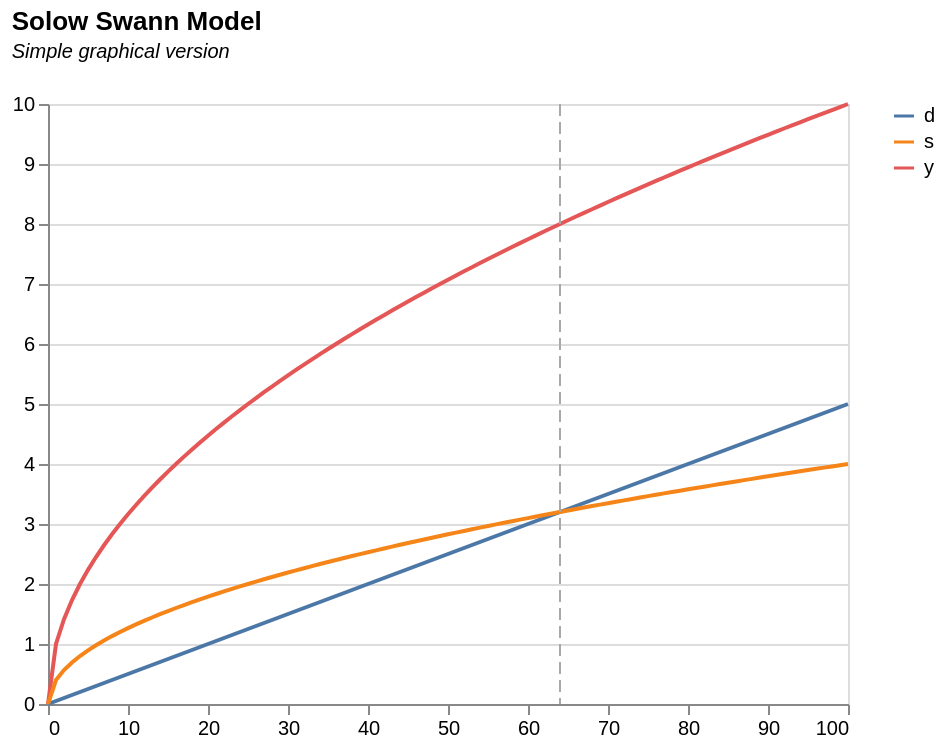

Express this chart as Vega-Lite.
### Vega-Lite specification from a JSON file in a GitHub repository (floating-point values rounded to 4 significant figures)
{"$schema": "https://vega.github.io/schema/vega-lite/v5.json", "title": {"text": "Solow Swann Model", "subtitle": ["Simple graphical version", ""], "subtitleFontStyle": "italic", "subtitleFontSize": 10, "anchor": "start", "color": "black"}, "data": {"values": [{"k": "0", "y": "0", "s": "0", "s1": "0", "s2": "0", "s3": "0", "d": "0", "a": "0", "y2_a": "0", "y2_b": "0", "y2": "0", "a2": "0"}, {"k": "1", "y": "1", "s": "0.4", "s1": "0.2", "s2": "0.3", "s3": "0.9", "d": "0.05", "a": "0.35", "y2_a": "1", "y2_b": "0", "y2": "1", "a2": "0.25"}, {"k": "2", "y": "1.414213562", "s": "0.565685425", "s1": "0.4", "s2": "0.424264069", "s3": "1.8", "d": "0.1", "a": "0.465685425", "y2_a": "1.414213562", "y2_b": "0", "y2": "1.414213562", "a2": "0.324264069"}, {"k": "3", "y": "1.732050808", "s": "0.692820323", "s1": "0.6", "s2": "0.519615242", "s3": "2.7", "d": "0.15", "a": "0.542820323", "y2_a": "1.732050808", "y2_b": "0", "y2": "1.732050808", "a2": "0.369615242"}, {"k": "4", "y": "2", "s": "0.8", "s1": "0.8", "s2": "0.6", "s3": "3.6", "d": "0.2", "a": "0.6", "y2_a": "2", "y2_b": "0", "y2": "2", "a2": "0.4"}, {"k": "5", "y": "2.236067977", "s": "0.894427191", "s1": "1", "s2": "0.670820393", "s3": "4.5", "d": "0.25", "a": "0.644427191", "y2_a": "2.236067977", "y2_b": "0", "y2": "2.236067977", "a2": "0.420820393"}, {"k": "6", "y": "2.449489743", "s": "0.979795897", "s1": "1.2", "s2": "0.734846923", "s3": "5.4", "d": "0.3", "a": "0.679795897", "y2_a": "2.449489743", "y2_b": "0", "y2": "2.449489743", "a2": "0.434846923"}, {"k": "7", "y": "2.645751311", "s": "1.058300524", "s1": "1.4", "s2": "0.793725393", "s3": "6.3", "d": "0.35", "a": "0.708300524", "y2_a": "2.645751311", "y2_b": "0", "y2": "2.645751311", "a2": "0.443725393"}, {"k": "8", "y": "2.828427125", "s": "1.13137085", "s1": "1.6", "s2": "0.848528137", "s3": "7.2", "d": "0.4", "a": "0.73137085", "y2_a": "2.828427125", "y2_b": "0", "y2": "2.828427125", "a2": "0.448528137"}, {"k": "9", "y": "3", "s": "1.2", "s1": "1.8", "s2": "0.9", "s3": "8.1", "d": "0.45", "a": "0.75", "y2_a": "3", "y2_b": "0", "y2": "3", "a2": "0.45"}, {"k": "10", "y": "3.16227766", "s": "1.264911064", "s1": "2", "s2": "0.948683298", "s3": "9", "d": "0.5", "a": "0.764911064", "y2_a": "3.16227766", "y2_b": "0", "y2": "3.16227766", "a2": "0.448683298"}, {"k": "11", "y": "3.31662479", "s": "1.326649916", "s1": "2.2", "s2": "0.994987437", "s3": "9.9", "d": "0.55", "a": "0.776649916", "y2_a": "3.31662479", "y2_b": "0", "y2": "3.31662479", "a2": "0.444987437"}, {"k": "12", "y": "3.464101615", "s": "1.385640646", "s1": "2.4", "s2": "1.039230485", "s3": "10.8", "d": "0.6", "a": "0.785640646", "y2_a": "3.464101615", "y2_b": "0", "y2": "3.464101615", "a2": "0.439230485"}, {"k": "13", "y": "3.605551275", "s": "1.44222051", "s1": "2.6", "s2": "1.081665383", "s3": "11.7", "d": "0.65", "a": "0.79222051", "y2_a": "3.605551275", "y2_b": "0", "y2": "3.605551275", "a2": "0.431665383"}, {"k": "14", "y": "3.741657387", "s": "1.496662955", "s1": "2.8", "s2": "1.122497216", "s3": "12.6", "d": "0.7", "a": "0.796662955", "y2_a": "3.741657387", "y2_b": "0", "y2": "3.741657387", "a2": "0.422497216"}, {"k": "15", "y": "3.872983346", "s": "1.549193338", "s1": "3", "s2": "1.161895004", "s3": "13.5", "d": "0.75", "a": "0.799193338", "y2_a": "3.872983346", "y2_b": "0", "y2": "3.872983346", "a2": "0.411895004"}, {"k": "16", "y": "4", "s": "1.6", "s1": "3.2", "s2": "1.2", "s3": "14.4", "d": "0.8", "a": "0.8", "y2_a": "4", "y2_b": "0", "y2": "4", "a2": "0.4"}, {"k": "17", "y": "4.123105626", "s": "1.64924225", "s1": "3.4", "s2": "1.236931688", "s3": "15.3", "d": "0.85", "a": "0.79924225", "y2_a": "4.123105626", "y2_b": "0", "y2": "4.123105626", "a2": "0.386931688"}, {"k": "18", "y": "4.242640687", "s": "1.697056275", "s1": "3.6", "s2": "1.272792206", "s3": "16.2", "d": "0.9", "a": "0.797056275", "y2_a": "4.242640687", "y2_b": "0", "y2": "4.242640687", "a2": "0.372792206"}, {"k": "19", "y": "4.358898944", "s": "1.743559577", "s1": "3.8", "s2": "1.307669683", "s3": "17.1", "d": "0.95", "a": "0.793559577", "y2_a": "4.358898944", "y2_b": "0", "y2": "4.358898944", "a2": "0.357669683"}, {"k": "20", "y": "4.472135955", "s": "1.788854382", "s1": "4", "s2": "1.341640786", "s3": "18", "d": "1", "a": "0.788854382", "y2_a": "4.472135955", "y2_b": "0", "y2": "4.472135955", "a2": "0.341640786"}, {"k": "21", "y": "4.582575695", "s": "1.833030278", "s1": "4.2", "s2": "1.374772708", "s3": "18.9", "d": "1.05", "a": "0.783030278", "y2_a": "4.582575695", "y2_b": "0", "y2": "4.582575695", "a2": "0.324772708"}, {"k": "22", "y": "4.69041576", "s": "1.876166304", "s1": "4.4", "s2": "1.407124728", "s3": "19.8", "d": "1.1", "a": "0.776166304", "y2_a": "4.69041576", "y2_b": "0", "y2": "4.69041576", "a2": "0.307124728"}, {"k": "23", "y": "4.795831523", "s": "1.918332609", "s1": "4.6", "s2": "1.438749457", "s3": "20.7", "d": "1.15", "a": "0.768332609", "y2_a": "4.795831523", "y2_b": "0", "y2": "4.795831523", "a2": "0.288749457"}, {"k": "24", "y": "4.898979486", "s": "1.959591794", "s1": "4.8", "s2": "1.469693846", "s3": "21.6", "d": "1.2", "a": "0.759591794", "y2_a": "4.898979486", "y2_b": "0", "y2": "4.898979486", "a2": "0.269693846"}, {"k": "25", "y": "5", "s": "2", "s1": "5", "s2": "1.5", "s3": "22.5", "d": "1.25", "a": "0.75", "y2_a": "5", "y2_b": "0", "y2": "5", "a2": "0.25"}, {"k": "26", "y": "5.099019514", "s": "2.039607805", "s1": "5.2", "s2": "1.529705854", "s3": "23.4", "d": "1.3", "a": "0.739607805", "y2_a": "5.099019514", "y2_b": "0", "y2": "5.099019514", "a2": "0.229705854"}, {"k": "27", "y": "5.196152423", "s": "2.078460969", "s1": "5.4", "s2": "1.558845727", "s3": "24.3", "d": "1.35", "a": "0.728460969", "y2_a": "5.196152423", "y2_b": "0", "y2": "5.196152423", "a2": "0.208845727"}, {"k": "28", "y": "5.291502622", "s": "2.116601049", "s1": "5.6", "s2": "1.587450787", "s3": "25.2", "d": "1.4", "a": "0.716601049", "y2_a": "5.291502622", "y2_b": "0", "y2": "5.291502622", "a2": "0.187450787"}, {"k": "29", "y": "5.385164807", "s": "2.154065923", "s1": "5.8", "s2": "1.615549442", "s3": "26.1", "d": "1.45", "a": "0.704065923", "y2_a": "5.385164807", "y2_b": "0", "y2": "5.385164807", "a2": "0.165549442"}, {"k": "30", "y": "5.477225575", "s": "2.19089023", "s1": "6", "s2": "1.643167673", "s3": "27", "d": "1.5", "a": "0.69089023", "y2_a": "5.477225575", "y2_b": "0", "y2": "5.477225575", "a2": "0.143167673"}, {"k": "31", "y": "5.567764363", "s": "2.227105745", "s1": "6.2", "s2": "1.670329309", "s3": "27.9", "d": "1.55", "a": "0.677105745", "y2_a": "5.567764363", "y2_b": "0", "y2": "5.567764363", "a2": "0.120329309"}, {"k": "32", "y": "5.656854249", "s": "2.2627417", "s1": "6.4", "s2": "1.697056275", "s3": "28.8", "d": "1.6", "a": "0.6627417", "y2_a": "5.656854249", "y2_b": "0", "y2": "5.656854249", "a2": "0.097056275"}, {"k": "33", "y": "5.744562647", "s": "2.297825059", "s1": "6.6", "s2": "1.723368794", "s3": "29.7", "d": "1.65", "a": "0.647825059", "y2_a": "5.744562647", "y2_b": "0", "y2": "5.744562647", "a2": "0.073368794"}, {"k": "34", "y": "5.830951895", "s": "2.332380758", "s1": "6.8", "s2": "1.749285568", "s3": "30.6", "d": "1.7", "a": "0.632380758", "y2_a": "5.830951895", "y2_b": "0", "y2": "5.830951895", "a2": "0.049285568"}, {"k": "35", "y": "5.916079783", "s": "2.366431913", "s1": "7", "s2": "1.774823935", "s3": "31.5", "d": "1.75", "a": "0.616431913", "y2_a": "5.916079783", "y2_b": "0", "y2": "5.916079783", "a2": "0.024823935"}, {"k": "36", "y": "6", "s": "2.4", "s1": "7.2", "s2": "1.8", "s3": "32.4", "d": "1.8", "a": "0.6", "y2_a": "6", "y2_b": "0", "y2": "6", "a2": "0"}, {"k": "37", "y": "6.08276253", "s": "2.433105012", "s1": "7.4", "s2": "1.824828759", "s3": "33.3", "d": "1.85", "a": "0.583105012", "y2_a": "6.08276253", "y2_b": "0", "y2": "6.08276253", "a2": "-0.025171241"}, {"k": "38", "y": "6.164414003", "s": "2.465765601", "s1": "7.6", "s2": "1.849324201", "s3": "34.2", "d": "1.9", "a": "0.565765601", "y2_a": "6.164414003", "y2_b": "0", "y2": "6.164414003", "a2": "-0.050675799"}, {"k": "39", "y": "6.244997998", "s": "2.497999199", "s1": "7.8", "s2": "1.8734994", "s3": "35.1", "d": "1.95", "a": "0.547999199", "y2_a": "6.244997998", "y2_b": "0", "y2": "6.244997998", "a2": "-0.0765006"}, {"k": "40", "y": "6.32455532", "s": "2.529822128", "s1": "8", "s2": "1.897366596", "s3": "36", "d": "2", "a": "0.529822128", "y2_a": "6.32455532", "y2_b": "0", "y2": "6.32455532", "a2": "-0.102633404"}, {"k": "41", "y": "6.403124237", "s": "2.561249695", "s1": "8.2", "s2": "1.920937271", "s3": "36.9", "d": "2.05", "a": "0.511249695", "y2_a": "6.403124237", "y2_b": "0", "y2": "6.403124237", "a2": "-0.129062729"}, {"k": "42", "y": "6.480740698", "s": "2.592296279", "s1": "8.4", "s2": "1.94422221", "s3": "37.8", "d": "2.1", "a": "0.492296279", "y2_a": "6.480740698", "y2_b": "0", "y2": "6.480740698", "a2": "-0.15577779"}, {"k": "43", "y": "6.557438524", "s": "2.62297541", "s1": "8.6", "s2": "1.967231557", "s3": "38.7", "d": "2.15", "a": "0.47297541", "y2_a": "6.557438524", "y2_b": "0", "y2": "6.557438524", "a2": "-0.182768443"}, {"k": "44", "y": "6.633249581", "s": "2.653299832", "s1": "8.8", "s2": "1.989974874", "s3": "39.6", "d": "2.2", "a": "0.453299832", "y2_a": "6.633249581", "y2_b": "0", "y2": "6.633249581", "a2": "-0.210025126"}, {"k": "45", "y": "6.708203932", "s": "2.683281573", "s1": "9", "s2": "2.01246118", "s3": "40.5", "d": "2.25", "a": "0.433281573", "y2_a": "6.708203932", "y2_b": "0", "y2": "6.708203932", "a2": "-0.23753882"}, {"k": "46", "y": "6.782329983", "s": "2.712931993", "s1": "9.2", "s2": "2.034698995", "s3": "41.4", "d": "2.3", "a": "0.412931993", "y2_a": "6.782329983", "y2_b": "0", "y2": "6.782329983", "a2": "-0.265301005"}, {"k": "47", "y": "6.8556546", "s": "2.74226184", "s1": "9.4", "s2": "2.05669638", "s3": "42.3", "d": "2.35", "a": "0.39226184", "y2_a": "6.8556546", "y2_b": "0", "y2": "6.8556546", "a2": "-0.29330362"}, {"k": "48", "y": "6.92820323", "s": "2.771281292", "s1": "9.6", "s2": "2.078460969", "s3": "43.2", "d": "2.4", "a": "0.371281292", "y2_a": "6.92820323", "y2_b": "0", "y2": "6.92820323", "a2": "-0.321539031"}, {"k": "49", "y": "7", "s": "2.8", "s1": "9.8", "s2": "2.1", "s3": "44.1", "d": "2.45", "a": "0.35", "y2_a": "7", "y2_b": "0", "y2": "7", "a2": "-0.35"}, {"k": "50", "y": "7.071067812", "s": "2.828427125", "s1": "10", "s2": "2.121320344", "s3": "45", "d": "2.5", "a": "0.328427125", "y2_a": "7.071067812", "y2_b": "0", "y2": "7.071067812", "a2": "-0.378679656"}, {"k": "51", "y": "7.141428429", "s": "2.856571371", "s1": "10.2", "s2": "2.142428529", "s3": "45.9", "d": "2.55", "a": "0.306571371", "y2_a": "7.141428429", "y2_b": "1", "y2": "7.141428429", "a2": "-0.407571471"}, {"k": "52", "y": "7.211102551", "s": "2.88444102", "s1": "10.4", "s2": "2.163330765", "s3": "46.8", "d": "2.6", "a": "0.28444102", "y2_a": "7.211102551", "y2_b": "1.741101127", "y2": "7.211102551", "a2": "-0.436669235"}, {"k": "53", "y": "7.280109889", "s": "2.912043956", "s1": "10.6", "s2": "2.184032967", "s3": "47.7", "d": "2.65", "a": "0.262043956", "y2_a": "7.280109889", "y2_b": "2.408224685", "y2": "7.280109889", "a2": "-0.465967033"}, {"k": "54", "y": "7.348469228", "s": "2.939387691", "s1": "10.8", "s2": "2.204540769", "s3": "48.6", "d": "2.7", "a": "0.239387691", "y2_a": "7.348469228", "y2_b": "3.031433133", "y2": "7.348469228", "a2": "-0.495459231"}, {"k": "55", "y": "7.416198487", "s": "2.966479395", "s1": "11", "s2": "2.224859546", "s3": "49.5", "d": "2.75", "a": "0.216479395", "y2_a": "7.416198487", "y2_b": "3.623898318", "y2": "7.416198487", "a2": "-0.525140454"}, {"k": "56", "y": "7.483314774", "s": "2.993325909", "s1": "11.2", "s2": "2.244994432", "s3": "50.4", "d": "2.8", "a": "0.193325909", "y2_a": "7.483314774", "y2_b": "4.192962713", "y2": "7.483314774", "a2": "-0.555005568"}, {"k": "57", "y": "7.549834435", "s": "3.019933774", "s1": "11.4", "s2": "2.264950331", "s3": "51.3", "d": "2.85", "a": "0.169933774", "y2_a": "7.549834435", "y2_b": "4.743276394", "y2": "7.549834435", "a2": "-0.585049669"}, {"k": "58", "y": "7.615773106", "s": "3.046309242", "s1": "11.6", "s2": "2.284731932", "s3": "52.2", "d": "2.9", "a": "0.146309242", "y2_a": "7.615773106", "y2_b": "5.278031643", "y2": "7.615773106", "a2": "-0.615268068"}, {"k": "59", "y": "7.681145748", "s": "3.072458299", "s1": "11.8", "s2": "2.304343724", "s3": "53.1", "d": "2.95", "a": "0.122458299", "y2_a": "7.681145748", "y2_b": "5.799546135", "y2": "7.681145748", "a2": "-0.645656276"}, {"k": "60", "y": "7.745966692", "s": "3.098386677", "s1": "12", "s2": "2.323790008", "s3": "54", "d": "3", "a": "0.098386677", "y2_a": "7.745966692", "y2_b": "6.309573445", "y2": "7.745966692", "a2": "-0.676209992"}, {"k": "61", "y": "7.810249676", "s": "3.12409987", "s1": "12.2", "s2": "2.343074903", "s3": "54.9", "d": "3.05", "a": "0.07409987", "y2_a": "7.810249676", "y2_b": "6.809483128", "y2": "7.810249676", "a2": "-0.706925097"}, {"k": "62", "y": "7.874007874", "s": "3.14960315", "s1": "12.4", "s2": "2.362202362", "s3": "55.8", "d": "3.1", "a": "0.04960315", "y2_a": "7.874007874", "y2_b": "7.300372103", "y2": "7.874007874", "a2": "-0.737797638"}, {"k": "63", "y": "7.937253933", "s": "3.174901573", "s1": "12.6", "s2": "2.38117618", "s3": "56.7", "d": "3.15", "a": "0.024901573", "y2_a": "7.937253933", "y2_b": "7.783137122", "y2": "7.937253933", "a2": "-0.76882382"}, {"k": "64", "y": "8", "s": "3.2", "s1": "12.8", "s2": "2.477557162", "s3": "57.6", "d": "3.2", "a": "0", "y2_a": "8", "y2_b": "8.258523873", "y2": "8.258523873", "a2": "-0.722442838"}, {"k": "65", "y": "8.062257748", "s": "3.224903099", "s1": "13", "s2": "2.618148416", "s3": "58.5", "d": "3.25", "a": "-0.025096901", "y2_a": "8.062257748", "y2_b": "8.727161387", "y2": "8.727161387", "a2": "-0.631851584"}, {"k": "66", "y": "8.124038405", "s": "3.249615362", "s1": "13.2", "s2": "2.756876052", "s3": "59.4", "d": "3.3", "a": "-0.050384638", "y2_a": "8.124038405", "y2_b": "9.18958684", "y2": "9.18958684", "a2": "-0.543123948"}, {"k": "67", "y": "8.185352772", "s": "3.274141109", "s1": "13.4", "s2": "2.893879157", "s3": "60.3", "d": "3.35", "a": "-0.075858891", "y2_a": "8.185352772", "y2_b": "9.646263856", "y2": "9.646263856", "a2": "-0.456120843"}, {"k": "68", "y": "8.246211251", "s": "3.2984845", "s1": "13.6", "s2": "3.029278893", "s3": "61.2", "d": "3.4", "a": "-0.1015155", "y2_a": "8.246211251", "y2_b": "10.09759631", "y2": "10.09759631", "a2": "-0.370721107"}, {"k": "69", "y": "8.306623863", "s": "3.322649545", "s1": "13.8", "s2": "3.163181671", "s3": "62.1", "d": "3.45", "a": "-0.127350455", "y2_a": "8.306623863", "y2_b": "10.5439389", "y2": "10.5439389", "a2": "-0.286818329"}, {"k": "70", "y": "8.366600265", "s": "3.346640106", "s1": "14", "s2": "3.29568163", "s3": "63", "d": "3.5", "a": "-0.153359894", "y2_a": "8.366600265", "y2_b": "10.98560543", "y2": "10.98560543", "a2": "-0.20431837"}, {"k": "71", "y": "8.426149773", "s": "3.370459909", "s1": "14.2", "s2": "3.42686259", "s3": "63.9", "d": "3.55", "a": "-0.179540091", "y2_a": "8.426149773", "y2_b": "11.4228753", "y2": "11.4228753", "a2": "-0.12313741"}, {"k": "72", "y": "8.485281374", "s": "3.39411255", "s1": "14.4", "s2": "3.556799623", "s3": "64.8", "d": "3.6", "a": "-0.20588745", "y2_a": "8.485281374", "y2_b": "11.85599874", "y2": "11.85599874", "a2": "-0.043200377"}, {"k": "73", "y": "8.544003745", "s": "3.417601498", "s1": "14.6", "s2": "3.68556032", "s3": "65.7", "d": "3.65", "a": "-0.232398502", "y2_a": "8.544003745", "y2_b": "12.28520107", "y2": "12.28520107", "a2": "0.03556032"}, {"k": "74", "y": "8.602325267", "s": "3.440930107", "s1": "14.8", "s2": "3.813205828", "s3": "66.6", "d": "3.7", "a": "-0.259069893", "y2_a": "8.602325267", "y2_b": "12.71068609", "y2": "12.71068609", "a2": "0.113205828"}, {"k": "75", "y": "8.660254038", "s": "3.464101615", "s1": "15", "s2": "3.939791707", "s3": "67.5", "d": "3.75", "a": "-0.285898385", "y2_a": "8.660254038", "y2_b": "13.13263902", "y2": "13.13263902", "a2": "0.189791707"}, {"k": "76", "y": "8.717797887", "s": "3.487119155", "s1": "15.2", "s2": "4.065368643", "s3": "68.4", "d": "3.8", "a": "-0.312880845", "y2_a": "8.717797887", "y2_b": "13.55122881", "y2": "13.55122881", "a2": "0.265368643"}, {"k": "77", "y": "8.774964387", "s": "3.509985755", "s1": "15.4", "s2": "4.18998305", "s3": "69.3", "d": "3.85", "a": "-0.340014245", "y2_a": "8.774964387", "y2_b": "13.96661017", "y2": "13.96661017", "a2": "0.33998305"}, {"k": "78", "y": "8.831760866", "s": "3.532704347", "s1": "15.6", "s2": "4.313677566", "s3": "70.2", "d": "3.9", "a": "-0.367295653", "y2_a": "8.831760866", "y2_b": "14.37892522", "y2": "14.37892522", "a2": "0.413677566"}, {"k": "79", "y": "8.888194417", "s": "3.555277767", "s1": "15.8", "s2": "4.436491492", "s3": "71.1", "d": "3.95", "a": "-0.394722233", "y2_a": "8.888194417", "y2_b": "14.78830497", "y2": "14.78830497", "a2": "0.486491492"}, {"k": "80", "y": "8.94427191", "s": "3.577708764", "s1": "16", "s2": "4.558461157", "s3": "72", "d": "4", "a": "-0.422291236", "y2_a": "8.94427191", "y2_b": "15.19487052", "y2": "15.19487052", "a2": "0.558461157"}, {"k": "81", "y": "9", "s": "3.6", "s1": "16.2", "s2": "4.67962023", "s3": "72.9", "d": "4.05", "a": "-0.45", "y2_a": "9", "y2_b": "15.5987341", "y2": "15.5987341", "a2": "0.62962023"}, {"k": "82", "y": "9.055385138", "s": "3.622154055", "s1": "16.4", "s2": "4.8", "s3": "73.8", "d": "4.1", "a": "-0.477845945", "y2_a": "9.055385138", "y2_b": "16", "y2": "16", "a2": "0.7"}, {"k": "83", "y": "9.110433579", "s": "3.644173432", "s1": "16.6", "s2": "4.919629609", "s3": "74.7", "d": "4.15", "a": "-0.505826568", "y2_a": "9.110433579", "y2_b": "16.39876536", "y2": "16.39876536", "a2": "0.769629609"}, {"k": "84", "y": "9.16515139", "s": "3.666060556", "s1": "16.8", "s2": "5.03853626", "s3": "75.6", "d": "4.2", "a": "-0.533939444", "y2_a": "9.16515139", "y2_b": "16.79512087", "y2": "16.79512087", "a2": "0.83853626"}, {"k": "85", "y": "9.219544457", "s": "3.687817783", "s1": "17", "s2": "5.156745404", "s3": "76.5", "d": "4.25", "a": "-0.562182217", "y2_a": "9.219544457", "y2_b": "17.18915135", "y2": "17.18915135", "a2": "0.906745404"}, {"k": "86", "y": "9.273618495", "s": "3.709447398", "s1": "17.2", "s2": "5.274280893", "s3": "77.4", "d": "4.3", "a": "-0.590552602", "y2_a": "9.273618495", "y2_b": "17.58093631", "y2": "17.58093631", "a2": "0.974280893"}, {"k": "87", "y": "9.327379053", "s": "3.730951621", "s1": "17.4", "s2": "5.391165125", "s3": "78.3", "d": "4.35", "a": "-0.619048379", "y2_a": "9.327379053", "y2_b": "17.97055042", "y2": "17.97055042", "a2": "1.041165125"}, {"k": "88", "y": "9.38083152", "s": "3.752332608", "s1": "17.6", "s2": "5.507419171", "s3": "79.2", "d": "4.4", "a": "-0.647667392", "y2_a": "9.38083152", "y2_b": "18.3580639", "y2": "18.3580639", "a2": "1.107419171"}, {"k": "89", "y": "9.433981132", "s": "3.773592453", "s1": "17.8", "s2": "5.623062884", "s3": "80.1", "d": "4.45", "a": "-0.676407547", "y2_a": "9.433981132", "y2_b": "18.74354295", "y2": "18.74354295", "a2": "1.173062884"}, {"k": "90", "y": "9.486832981", "s": "3.794733192", "s1": "18", "s2": "5.738114999", "s3": "81", "d": "4.5", "a": "-0.705266808", "y2_a": "9.486832981", "y2_b": "19.12705", "y2": "19.12705", "a2": "1.238114999"}, {"k": "91", "y": "9.539392014", "s": "3.815756806", "s1": "18.2", "s2": "5.852593223", "s3": "81.9", "d": "4.55", "a": "-0.734243194", "y2_a": "9.539392014", "y2_b": "19.50864408", "y2": "19.50864408", "a2": "1.302593223"}, {"k": "92", "y": "9.591663047", "s": "3.836665219", "s1": "18.4", "s2": "5.966514316", "s3": "82.8", "d": "4.6", "a": "-0.763334781", "y2_a": "9.591663047", "y2_b": "19.88838105", "y2": "19.88838105", "a2": "1.366514316"}, {"k": "93", "y": "9.643650761", "s": "3.857460304", "s1": "18.6", "s2": "6.079894162", "s3": "83.7", "d": "4.65", "a": "-0.792539696", "y2_a": "9.643650761", "y2_b": "20.26631387", "y2": "20.26631387", "a2": "1.429894162"}, {"k": "94", "y": "9.695359715", "s": "3.878143886", "s1": "18.8", "s2": "6.192747831", "s3": "84.6", "d": "4.7", "a": "-0.821856114", "y2_a": "9.695359715", "y2_b": "20.64249277", "y2": "20.64249277", "a2": "1.492747831"}, {"k": "95", "y": "9.746794345", "s": "3.898717738", "s1": "19", "s2": "6.305089646", "s3": "85.5", "d": "4.75", "a": "-0.851282262", "y2_a": "9.746794345", "y2_b": "21.01696549", "y2": "21.01696549", "a2": "1.555089646"}, {"k": "96", "y": "9.797958971", "s": "3.919183588", "s1": "19.2", "s2": "6.416933226", "s3": "86.4", "d": "4.8", "a": "-0.880816412", "y2_a": "9.797958971", "y2_b": "21.38977742", "y2": "21.38977742", "a2": "1.616933226"}, {"k": "97", "y": "9.848857802", "s": "3.939543121", "s1": "19.4", "s2": "6.528291543", "s3": "87.3", "d": "4.85", "a": "-0.910456879", "y2_a": "9.848857802", "y2_b": "21.76097181", "y2": "21.76097181", "a2": "1.678291543"}, {"k": "98", "y": "9.899494937", "s": "3.959797975", "s1": "19.6", "s2": "6.639176963", "s3": "88.2", "d": "4.9", "a": "-0.940202025", "y2_a": "9.899494937", "y2_b": "22.13058988", "y2": "22.13058988", "a2": "1.739176963"}, {"k": "99", "y": "9.949874371", "s": "3.979949748", "s1": "19.8", "s2": "6.749601284", "s3": "89.1", "d": "4.95", "a": "-0.970050252", "y2_a": "9.949874371", "y2_b": "22.49867095", "y2": "22.49867095", "a2": "1.799601284"}, {"k": "100", "y": "10", "s": "4", "s1": "20", "s2": "6.859575779", "s3": "90", "d": "5", "a": "-1", "y2_a": "10", "y2_b": "22.8652526", "y2": "22.8652526", "a2": "1.859575779"}], "format": {"parse": {"k": "number"}}}, "transform": [{"fold": ["y", "d", "s"], "as": ["variable", "value"]}], "height": 300, "width": 400, "layer": [{"mark": {"type": "line", "strokeWidth": 2}, "encoding": {"x": {"field": "k", "type": "quantitative", "title": null, "axis": {"grid": false}}, "y": {"field": "value", "type": "quantitative", "title": null}, "color": {"field": "variable", "title": null}}}, {"mark": {"type": "rule", "color": "darkgray", "size": 1, "strokeDash": [6, 3]}, "encoding": {"x": {"datum": 64}}}]}
